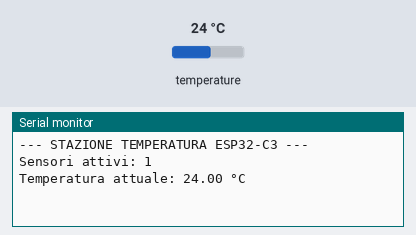
Simulated run of this sketch. Board: ESP32-C3. Shown: the last lines printed to the serial monitor. The test bench sets the inputs (shaded band); at power-on: temperature 24 °C.

Above: at 3.2 s.
3.3 s: temperature set to 12 °C
At 6.7 s:
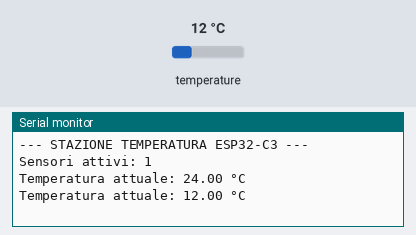
7.0 s: temperature set to 19 °C
At 8.9 s:
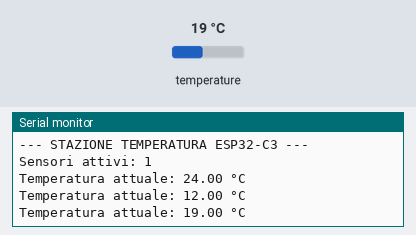
Timing chart, 0 to 10.4 s (numbered marks = the images above; inputs shaded):
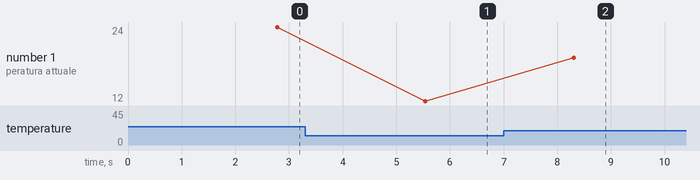

Measured:
- after the input at 3.3 s, the serial monitor: prints a new line after 2.2 s (image 1)
- after the input at 7.0 s, the serial monitor: prints a new line after 1.3 s (image 2)
- plotted number 1: 24 → 12 after the input at 3.3 s, 12 → 19 after the input at 7.0 s

The sketch:

01_ds18b20_test.ino
```cpp
#include <OneWire.h>
#include <DallasTemperature.h>

// Pin TX dell'ESP32-C3 (GPIO 21)
#define ONE_WIRE_BUS 21

OneWire oneWire(ONE_WIRE_BUS);
DallasTemperature sensors(&oneWire);

void setup() {
  Serial.begin(115200);
  delay(2000); // Attesa stabilizzazione seriale USB

  sensors.begin();

  Serial.println("--- STAZIONE TEMPERATURA ESP32-C3 ---");
  Serial.print("Sensori attivi: ");
  Serial.println(sensors.getDeviceCount());
}

void loop() {
  sensors.requestTemperatures();
  float tempC = sensors.getTempCByIndex(0);

  if (tempC == DEVICE_DISCONNECTED_C) {
    Serial.println("Errore di lettura dal sensore!");
  } else {
    Serial.print("Temperatura attuale: ");
    Serial.print(tempC, 2);
    Serial.println(" °C");
  }

  delay(2000); // Aggiorna ogni 2 secondi
}
```
